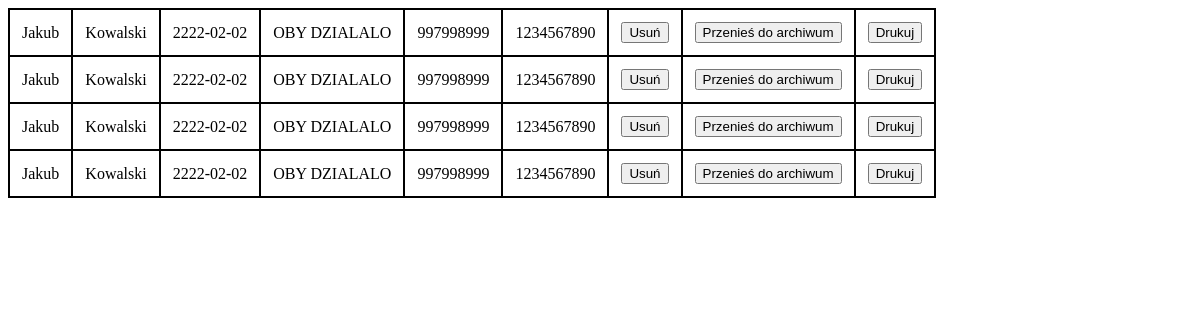
Screenshot of /backend/baza.php with the database file from the repository.
### tables this page shows
CREATE TABLE `informacje_o_kliencie` (
  `id` int(11) NOT NULL,
  `imie` text NOT NULL,
  `nazwisko` text NOT NULL,
  `data` date NOT NULL,
  `notatka` text NOT NULL,
  `numer_telefonu` int(11) NOT NULL,
  `numer_zamowienia` int(11) NOT NULL
);

### backend/baza.php (the view, shortened to what this page needs)
<!DOCTYPE html>
<html lang="en">
<head>
    <link rel="stylesheet" href="style.css">
</head>
<body>
    <?php
$dbhost = 'localhost';
$dbuser = 'root';
$dbpass = '';
$dbname = 'telefon';
$conn = new mysqli($dbhost,$dbuser,$dbpass,$dbname);
?>
        <table>
            <?php
        $result = $conn->query("SELECT * FROM informacje_o_kliencie");
        while($row = $result->fetch_assoc()) {
            ?>
                <tr>
                    <td>
                        <?php echo $row['imie'];?>
                    </td>
                    <td>
                        <?php echo $row['nazwisko'];?>
                    </td>
                    <td>
                        <?php echo $row['data'];?>
                    </td>
                    <td>
                        <?php echo $row['notatka'];?>
                    </td>
                    <td>
                        <?php echo $row['numer_telefonu'];?>
                    </td>
                    <td>
                        <?php echo $row['numer_zamowienia'];?>
                    </td>
                    <td><input onclick="window.location ='?p=usun&id=<?php echo $row['id']; ?>'" type="button" value="Usuń" /></td>
                    <td><input onclick="window.location ='?p=przenies&id=<?php echo $row['id']; ?>'" type="button" value="Przenieś do archiwum" /></td>
                    <td><input onclick="window.location ='?p=drukuj&id=<?php echo $row['id']; ?>'" type="button" value="Drukuj" /></td>
                </tr>
                <?php
            }
            ?>
        </table>
</body>
</html>

### backend/style.css (style rules this page uses)
table { border-collapse: collapse; border: .2vw solid black; }
tr, td { text-align: left; padding: 1vw; border: .2vw solid black; }

### rows the page displays
informacje_o_kliencie: imie "Jakub", nazwisko "Kowalski", data "2222-02-02", notatka "OBY DZIALALO", numer_telefonu "997998999", numer_zamowienia "1234567890"
informacje_o_kliencie: imie "Jakub", nazwisko "Kowalski", data "2222-02-02", notatka "OBY DZIALALO", numer_telefonu "997998999", numer_zamowienia "1234567890"
informacje_o_kliencie: imie "Jakub", nazwisko "Kowalski", data "2222-02-02", notatka "OBY DZIALALO", numer_telefonu "997998999", numer_zamowienia "1234567890"
informacje_o_kliencie: imie "Jakub", nazwisko "Kowalski", data "2222-02-02", notatka "OBY DZIALALO", numer_telefonu "997998999", numer_zamowienia "1234567890"
